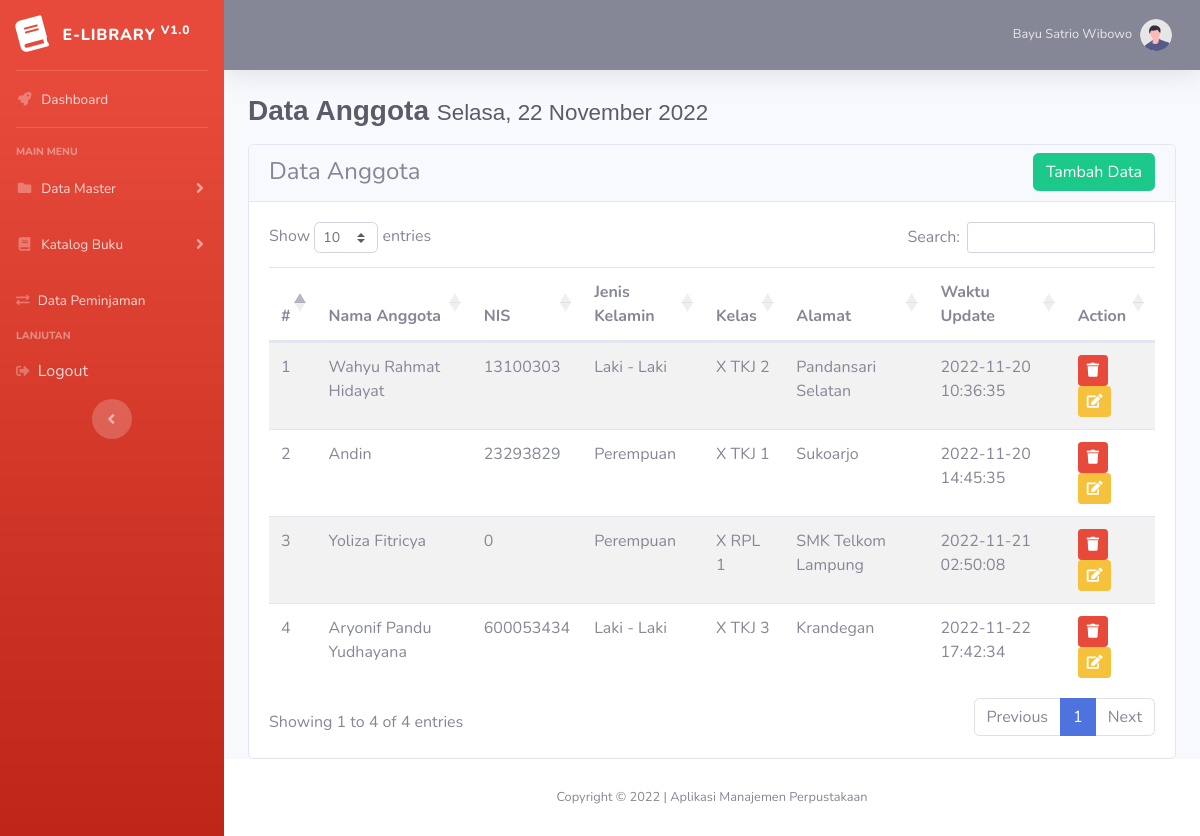
/index.php?page=anggota (signed in), run on the app's committed database.
### tables this page shows
CREATE TABLE `tb_anggota` (
  `id_anggota` int(11) NOT NULL,
  `nama_anggota` varchar(255) NOT NULL,
  `nis` int(10) NOT NULL,
  `jk` varchar(15) NOT NULL,
  `kelas` varchar(100) NOT NULL,
  `alamat` text NOT NULL,
  `waktu_update` timestamp NOT NULL DEFAULT current_timestamp() ON UPDATE current_timestamp()
);

### mod_anggota/anggota.php (the view, shortened to what this page needs)
<section>
        <h1 class="h3 mb-3 text-gray-800" style="font-family: 'Quicksand', sans-serif; font-weight: bold;">
            Data Anggota
            <small>
            </small>
        </h1>
    </section>
<div class="card mt-3">
    <div class="card-header">
        <h4>Data Anggota</h4>
        <div class="form-group m-b-2 text-right" style="margin-top: -40px; margin-bottom: -2px;">
            <button type="button" class="btn btn-success" data-toggle="modal" data-target="#exampleModal">
            Tambah Data
            </button>
        </div>
    </div>
    <div class="card-body">
    <table class="table table-striped data">
        <thead>
            <tr>
            <th scope="col">#</th>
            <th scope="col">Nama Anggota</th>
            <th scope="col">NIS</th>
            <th scope="col">Jenis Kelamin</th>
            <th scope="col">Kelas</th>
            <th scope="col">Alamat</th>
            <th scope="col">Waktu Update</th>
            <th scope="col">Action</th>
            </tr>
        </thead>
        <tbody>
            <?php
                $no=1;
                $query = mysqli_query($koneksi, "SELECT * From tb_anggota");
                while ($data = mysqli_fetch_array($query)) {
            ?>
            <tr>
                <td><?= $no; ?></td>
                <td><?= $data['nama_anggota'] ?></td>
                <td><?= $data['nis'] ?></td>
                <td><?= $data['jk'] ?></td>
                <td><?= $data['kelas'] ?></td>
                <td><?= $data['alamat'] ?></td>
                <td><?= $data['waktu_update'] ?></td>
                <td>
                    <a href="mod_anggota/crud_anggota.php?page=hapus&id=<?= $data['id_anggota'] ?>" class="btn btn-sm btn-danger"><i class="fas fa-trash"></i></a>
                    <button class="btn btn-sm btn-warning" data-toggle="modal" data-target="#modalEdit<?= $data['id_anggota'] ?>"><i class="fas fa-edit"></i></button>
                </td>
            </tr>
            <?php
                $no++;
                }
            ?>
        </tbody>
        </table>
    </div>
</div>

### data on the page
tb_anggota: nama_anggota "Wahyu Rahmat Hidayat", nis "13100303", jk "Laki - Laki", kelas "X TKJ 2", alamat "Pandansari Selatan", waktu_update "2022-11-20 10:36:35"
tb_anggota: nama_anggota "Andin", nis "23293829", jk "Perempuan", kelas "X TKJ 1", alamat "Sukoarjo", waktu_update "2022-11-20 14:45:35"
tb_anggota: nama_anggota "Yoliza Fitricya", nis "0", jk "Perempuan", kelas "X RPL 1", alamat "SMK Telkom Lampung", waktu_update "2022-11-21 02:50:08"
tb_anggota: nama_anggota "Aryonif Pandu Yudhayana", nis "600053434", jk "Laki - Laki", kelas "X TKJ 3", alamat "Krandegan", waktu_update "2022-11-22 17:42:34"

### other printed values
$_SESSION['nama'] "Bayu Satrio Wibowo"
